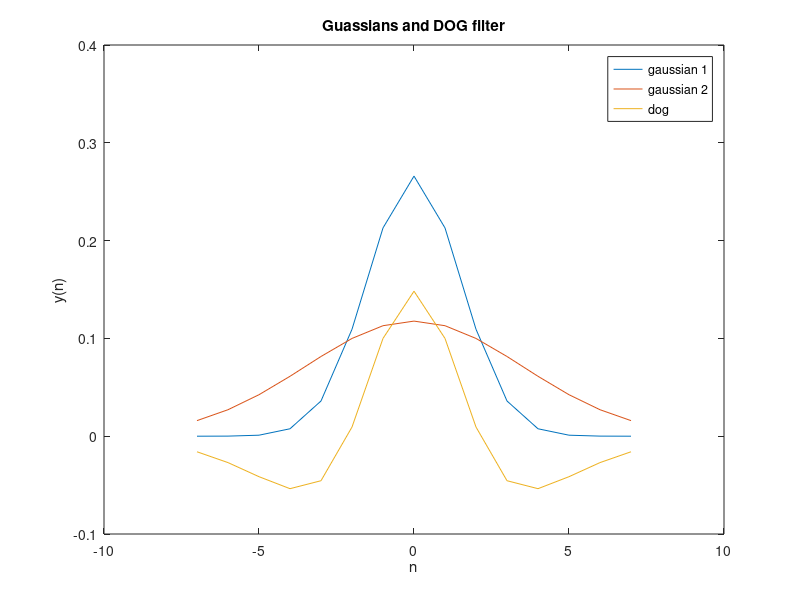
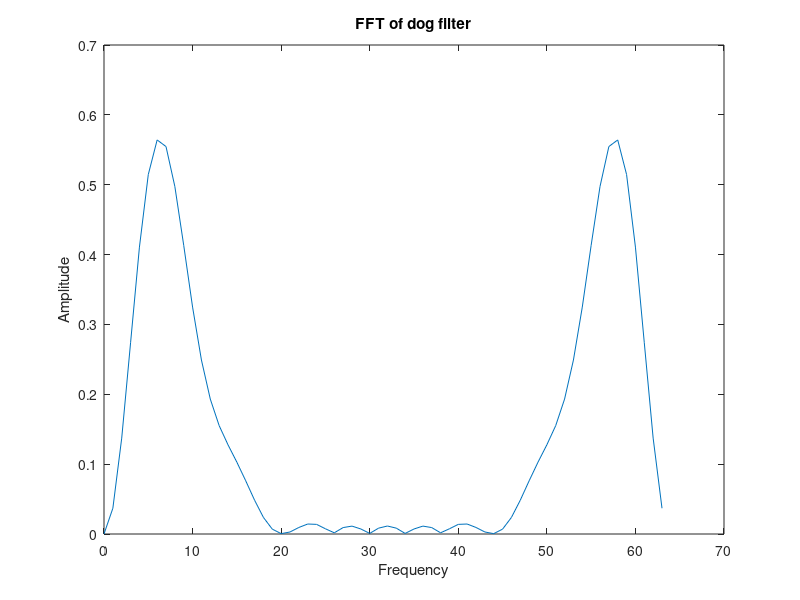
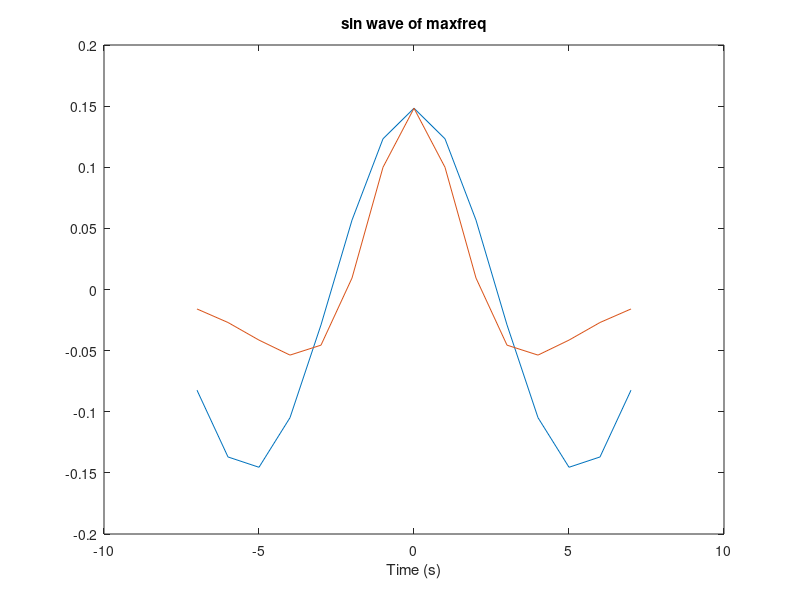

These figures' MATLAB source, in order: (Note: this script raises an error after producing the figures.)
clear; clc; close all;

%% a)
sig1 = 1.5;
sig2 = 3.5;
n = linspace(-max(sig1, sig2)*2, max(sig1, sig2)*2, 15);

G1 = exp(-(n.^2)/(2*sig1^2)); % Creating a Gaussian of sigma = 1.5
G2 = exp(-(n.^2)/(2*sig2^2)); % Creating a Gaussian of sigma = 3.5

% Normalizing the Guassians so that they sum to 1
G1 = G1/sum(G1);
G2 = G2/sum(G2);
dog = G1-G2; % Computing the difference of gaussians

plot(n, G1, 'DisplayName', 'gaussian 1');
hold on;
plot(n, G2, 'DisplayName', 'gaussian 2');
plot(n, dog, 'DisplayName', 'dog');
xlabel('n')
ylabel('y(n)')
title('Guassians and DOG filter')
legend()

%%
F_dog = fft(dog, 64); % Computing fft of the dog filter 
F_dog_amp = abs(F_dog); % Computing the amplitude of the filter
figure();
freq = 0:length(F_dog) - 1;
plot(freq, F_dog_amp);
xlabel('Frequency')
ylabel('Amplitude')
title('FFT of dog filter')

%%
% From the fft, we can see that the filter has a high value for a range of
% frequencies and is close to 0 at other frequencies. Therefore, this is a
% band-pass filter that allows frequencies between 0 - 20 Hz to pass
% through.

%% b)
% The maximum amplitude will be obtained for the sinusoid that has
% frequency at the peak of the F_dog_amp. We can see that the max of
% F_dog_amp has a peak at 6 Hz and hence the sinusoid that will produce the
% maximum frequency will be the one of 6 Hz.
%%
[maxamp, maxfreq1_ind] = max(F_dog_amp);
maxfreq_ind = maxfreq1_ind -1;
maxfreq = maxfreq_ind / 64;
%%
% The period of the sinusoid is the inverse of the frequency. 
period = 1/maxfreq;
%%
% Creating the sinewave of maxfreq:
sine_wave = cos(2 * pi * n * maxfreq);
figure()
plot(n, sine_wave * max(dog)); hold on;
plot(n, dog)
xlabel('Time (s)')
title('sin wave of maxfreq')
%%
% We can see here that the osciallations in the filter matches those in the sinewave.
%%
% The frequency of sinusoids that will produce 25% of the amplitude are the
% ones that are 25% of the maximum amplitude of fft of dog. This can be
% computed by subtracting 25% of the maximum amplitude from the F_dog_amp_half
% and then computing the absolute value. This will basically compute the
% difference in the amplitudes of F_dog_amp_half from each of the other
% amplitudes. The absolute value will ensure that the difference is kept
% positive. We can then sort the absolute differences and the first two
% values of the F_dog_amp_half will be the amplitudes with 25% of the maximum
% amplitude. Here, F_dog_amp_half takes the first half of the frequency
% range to ensure that the same frequency isn't counted twice.
F_dog_amp_half = F_dog_amp(1:length(F_dog_amp)/2);
amp25_diff = abs(F_dog_amp_half - .25 * maxamp);
[amp25_diff_sorted, amp25_index] = sort(amp25_diff);

lowfreq1_ind = amp25_index(1);
lowfreq_ind = lowfreq1_ind - 1;
lowfreq = lowfreq_ind / 64;
highfreq1_ind = amp25_index(2);
highfreq_ind = highfreq1_ind - 1;
highfreq = highfreq_ind / 64;
lowamp = F_dog_amp_half(lowfreq1_ind);
highamp = F_dog_amp_half(highfreq1_ind);

%%
% Hence we can say that the sinusoids of lowfreq and highfreq will produce
% 25% of the maximum amplitude when passed throught the filter

%% c)
% The amplitude of the convolved signals with the filter should be
% approximately consistent with the amplitudes obtained in (b). We can see
% here that it is indeed the case.
%%
sin_freqs = [lowfreq, maxfreq, highfreq];
filt_amps = [lowamp, maxamp, highamp];
tt = 0 : 63;
conv_dog = createConvMat(dog, length(tt)); % Creating convolution matrix of size 64 * 64 from dog filter

for ff = 1:length(sin_freqs) 
    sin_wav = sin(2 * pi * tt * sin_freqs(ff)); % Creating unit-amplitude sine waves
    conv_sin = conv_dog * sin_wav'; % Computing convolution of dog filter with sin wave
    amp_conv_sin = max(conv_sin); % Computing the amplitude of the convolved signal
    disp(['Amplitude obtained by convolution is: ',num2str(amp_conv_sin)])
    disp(['Amplitude obtained from fft of dog is: ', num2str(filt_amps(ff))])
end

%% d)
% In order to verify the convolution theorem, we basically have to check that
% the product of the fft of dog filter and the fft of the sinusoid is the
% same as convolving the dog filter with the sinusoid
for ff = 1:length(sin_freqs)
    sin_wav = sin(2 * pi * tt * sin_freqs(ff)/64); % Creating unit-amplitude sine waves
    fft_sin = fft(sin_wav); % Computing fft of sine wave
    fft_prod = fft_sin .* F_dog; % Taking products of fft of sine wave and fft of dog filter
    ifft_prod = ifft(fft_prod); % Computing ifft of the product
    conv_sin = conv_dog * sin_wav'; % Computing convolution of dog filter with sin wave
    if sum(imag(ifft_prod) == 0)/64 % Checking if imaginary parts of ifft are zero
        disp('All imaginary parts of ifft are 0')
    end
    if sum(abs(real(ifft_prod) - conv_sin') < 0.01)/64 % Checking if the real parts of ifft are close to the convolution
        disp('Real part of the ifft is the same as convolution of sin wave with dog')
    end
end
%% Function to create convolution matrix
function X = createConvMat(x, M)
    dim_X = M; % Since the size of X is M * M
    x(dim_X) = 0; % Padding zeros to x to make it of the length M
    X = zeros(dim_X, M); % Initializing X matrix
    for i = 1:M
        X(:, i) = circshift(x, i - 1); % Adding the padded x vector to x column by shifting it down by 1 unit for each column
    end
end

